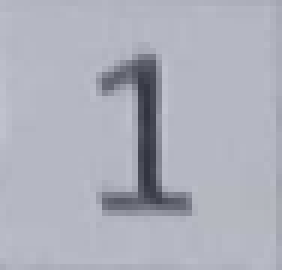
#> input picture data/template/01.png, 47 x 45 px (shown 6 times larger); its folder holds only this picture in this run
$ python -i ocr.py   (imports and definitions only)
#> lines starting #> are read from the running program, lines starting #| are printed output that depends on the picture; after the words box and inside, x2 and y2 are one past the last pixel; in counts of white or black regions, pixels touching at a corner belong together
import os
import cv2
import numpy as np

GRID_SIZE = 450
CELL_SIZE = GRID_SIZE // 9
DIGIT_SIZE = 28

BASE_DIR = os.path.dirname(os.path.dirname(__file__))
TEMPLATES_DIR = os.path.join(BASE_DIR, "data", "template")

_digit_templates_cache = None

def normalize_digit_image_gray(img_gray):
    if len(img_gray.shape) == 3:
        gray = cv2.cvtColor(img_gray, cv2.COLOR_BGR2GRAY)
    else:
        gray = img_gray.copy()
    clahe = cv2.createCLAHE(clipLimit=2.0, tileGridSize=(8, 8))
    gray = clahe.apply(gray)
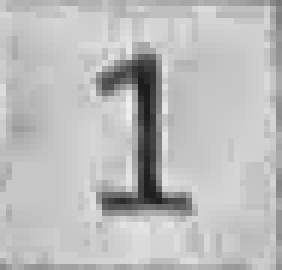
#> gray: shape (45, 47) (shown 6 times larger); min 28, max 239, mean 187.4
    blur = cv2.GaussianBlur(gray, (3, 3), 0)
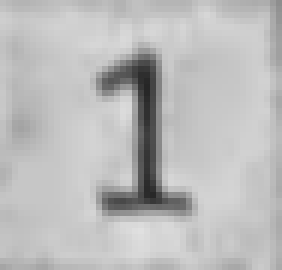
#> blur: shape (45, 47) (shown 6 times larger); min 38, max 224, mean 187.9
    _, binary = cv2.threshold(
        blur, 0, 255, cv2.THRESH_BINARY_INV + cv2.THRESH_OTSU
    )
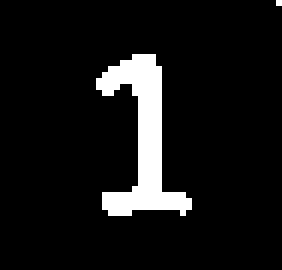
#> binary: shape (45, 47) (shown 6 times larger); 8.1% white; 2 white regions (1 under 20 px), largest, box (x1, y1, x2, y2) and area: (16, 9, 32, 36) 170

    h, w = binary.shape
#> h = 45; w = 47
    margin = int(0.10 * h)
#> margin = 4

    binary[0:margin, :] = 0
#> binary: shape (45, 47); 8% white; 1 white region, box (x1, y1, x2, y2) and area: (16, 9, 32, 36) 170
    binary[h - margin:h, :] = 0
    binary[:, 0:margin] = 0
    binary[:, w - margin:w] = 0

    kernel = np.ones((2, 2), np.uint8)
    binary = cv2.dilate(binary, kernel, iterations=1)
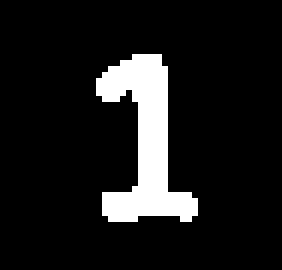
#> binary: shape (45, 47) (shown 6 times larger); 10.5% white; 1 white region

    contours, _ = cv2.findContours(
        binary, cv2.RETR_EXTERNAL, cv2.CHAIN_APPROX_SIMPLE
    )
#> contours = 1 contour; box (x1, y1, x2, y2) and area: (16, 9, 33, 37) 179

    if contours:
        largest = max(contours, key=cv2.contourArea)
#> largest = contour of 31 points, box (x1, y1, x2, y2) (16, 9, 33, 37), area 179
        x, y, cw, ch = cv2.boundingRect(largest)
#> x = 16; y = 9; cw = 17; ch = 28

        if cw * ch > 0.01 * (h * w):
            digit_roi = blur[y:y + ch, x:x + cw]
        else:
            digit_roi = blur
    else:
        digit_roi = blur

    digit_resized = cv2.resize(digit_roi, (DIGIT_SIZE, DIGIT_SIZE))
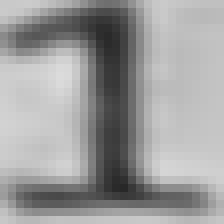
#> digit_resized: shape (28, 28) (shown 8 times larger); min 40, max 219, mean 156.6
    return digit_resized

def load_digit_templates():
    global _digit_templates_cache
    if _digit_templates_cache is not None:
        return _digit_templates_cache

    templates = {d: [] for d in range(1, 10)}

    if not os.path.isdir(TEMPLATES_DIR):
        print(f"[OCR] Warning: templates dir not found: {TEMPLATES_DIR}")
        _digit_templates_cache = templates
        return templates

    for fname in os.listdir(TEMPLATES_DIR):
        lower = fname.lower()
        if not (lower.endswith(".png") or lower.endswith(".jpg") or lower.endswith(".jpeg")):
            continue

        base = fname.split("_")[0].split(".")[0]
        base = base.lstrip("0")  # "01" -> "1"
        if base == "" or not base.isdigit():
            continue

        digit = int(base)
        if digit < 1 or digit > 9:
            continue

        path = os.path.join(TEMPLATES_DIR, fname)
        img = cv2.imread(path, cv2.IMREAD_GRAYSCALE)
        if img is None:
            print(f"[OCR] Warning: could not read template {path}")
            continue

        norm = normalize_digit_image_gray(img)
        templates[digit].append(norm)

    for d in range(1, 10):
        if not templates[d]:
            print(f"[OCR] Warning: no templates found for digit {d}")

    _digit_templates_cache = templates
    print("[OCR] Templates per digit:", {d: len(v) for d, v in templates.items()})
    return templates

# [79 lines left out: functions split_into_cells, match_digit_to_templates, cell_has_digit, recognize_board, not called in this run]

>>> result = load_digit_templates()

$ run again, on data/template/02_2.png
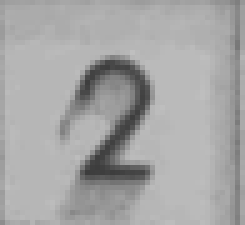
#> input picture data/template/02_2.png, 49 x 45 px (shown 5 times larger)
#> in load_digit_templates, img is the input picture: shape (45, 49); min 61, max 191, mean 166.1
#> in normalize_digit_image_gray, `binary = cv2.dilate(binary, kernel, iterations=1)`:
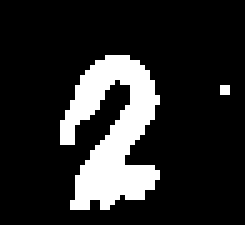
#> binary: shape (45, 49) (shown 5 times larger); 16.1% white; 2 white regions (1 under 20 px)
#> contours = 2 contours, 1 with area under 20; largest, box (x1, y1, x2, y2) and area: (12, 11, 32, 42) 292
#> largest = contour of 73 points, box (x1, y1, x2, y2) (12, 11, 32, 42), area 292
#> x = 12; y = 11; cw = 20; ch = 31
#> in normalize_digit_image_gray, `digit_resized = cv2.resize(digit_roi, (DIGIT_SIZE, DIGIT_SIZE))`:
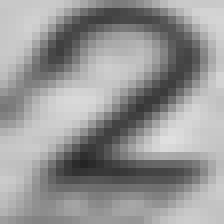
#> digit_resized: shape (28, 28) (shown 8 times larger); min 36, max 224, mean 150.1

$ run again, on data/template/03.png
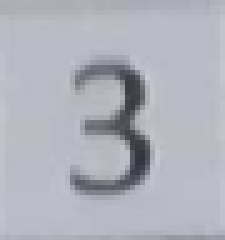
#> input picture data/template/03.png, 45 x 48 px (shown 5 times larger)
#> in normalize_digit_image_gray, `binary = cv2.dilate(binary, kernel, iterations=1)`:
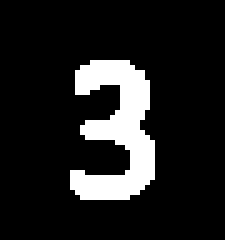
#> binary: shape (48, 45) (shown 5 times larger); 12.8% white; 1 white region
#> contours = 1 contour; box (x1, y1, x2, y2) and area: (14, 12, 31, 40) 223
#> largest = contour of 43 points, box (x1, y1, x2, y2) (14, 12, 31, 40), area 223
#> x = 14; y = 12; cw = 17; ch = 28
#> in normalize_digit_image_gray, `digit_resized = cv2.resize(digit_roi, (DIGIT_SIZE, DIGIT_SIZE))`:
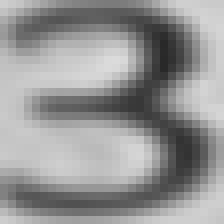
#> digit_resized: shape (28, 28) (shown 8 times larger); min 41, max 219, mean 149.4
